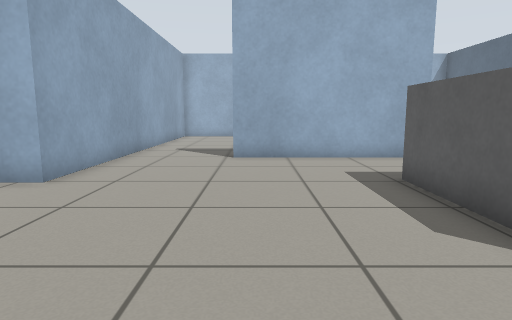
view 1 (above)

24 first-person views from a walk through a robot-simulator world made for Gazebo. The camera is 0.72 m above the floor, tilts 8° down and sees 75° across. The floor is counted in squares, 0.5 m on a side. Each view is taken from the middle of a square. On the plan, view 1 faces up. The plan holds only what a view shows up to about 15 squares ahead; the rest is blank. The place goes on beyond the plan. Robots are left out.

view 2
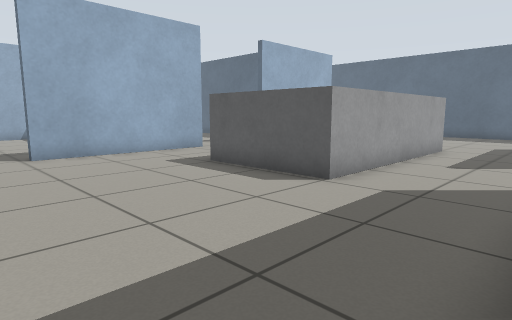

view 3
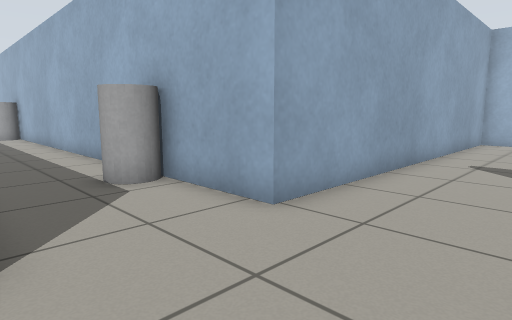

view 4
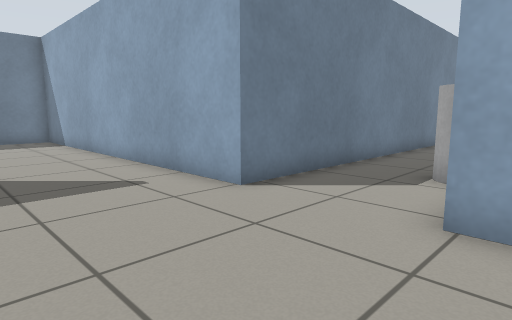

view 5
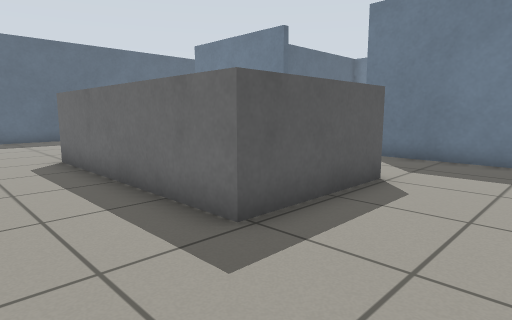

view 6
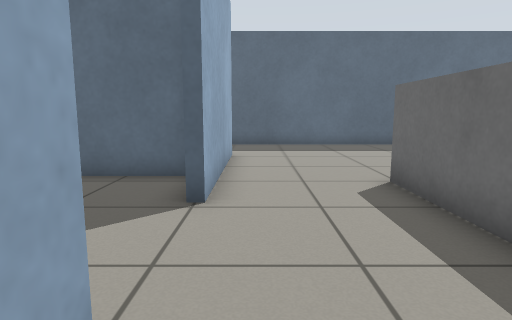

view 7
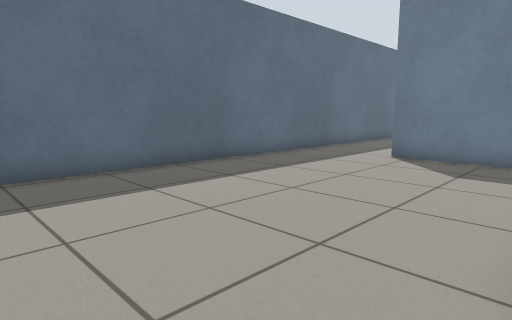

view 8
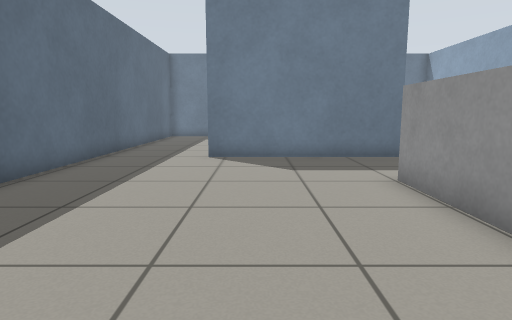

view 9
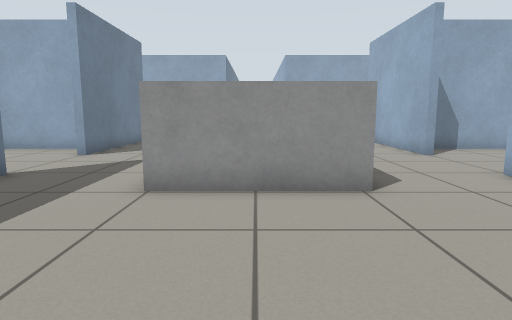

view 10
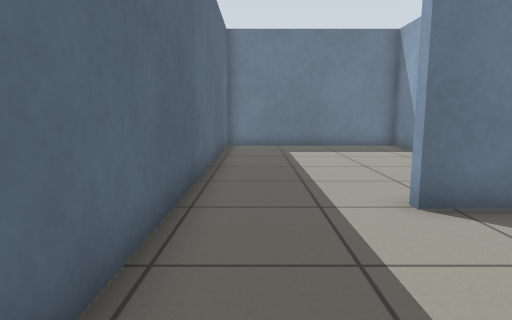

view 11
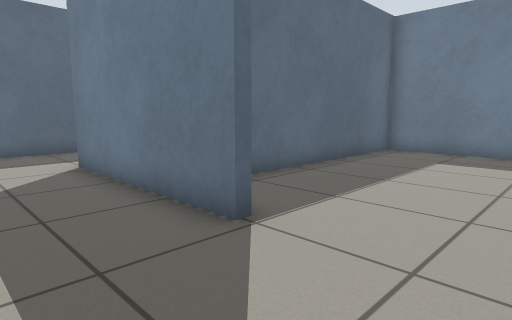

view 12
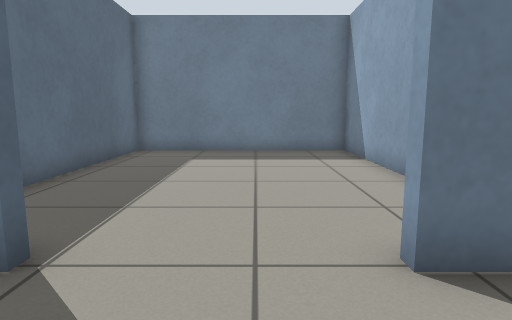

view 13
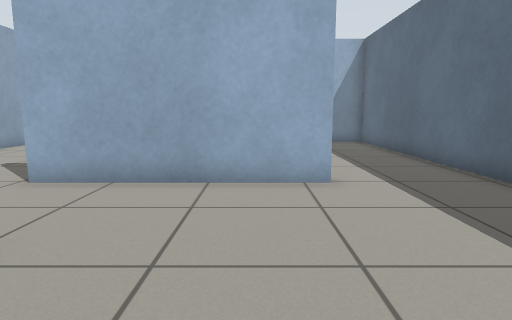

view 14
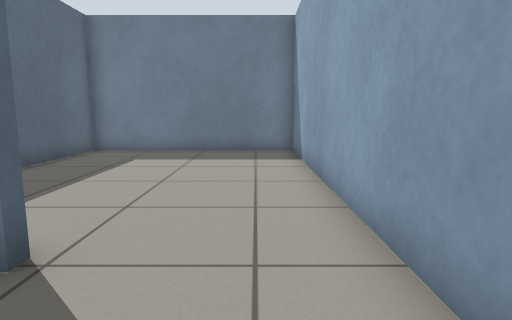

view 15
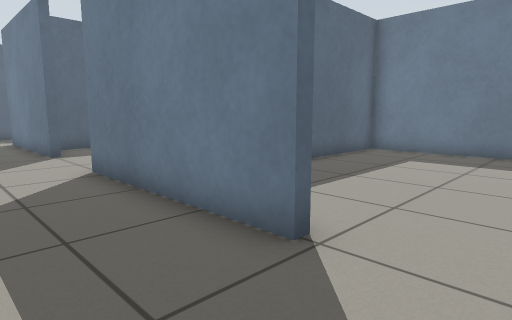

view 16
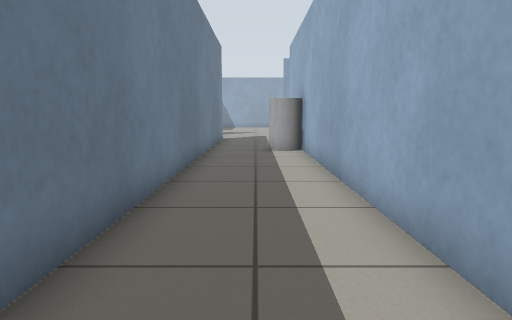

view 17
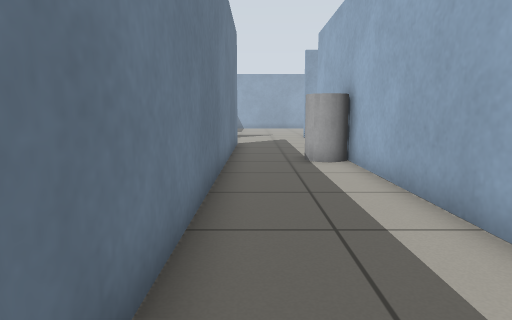

view 18
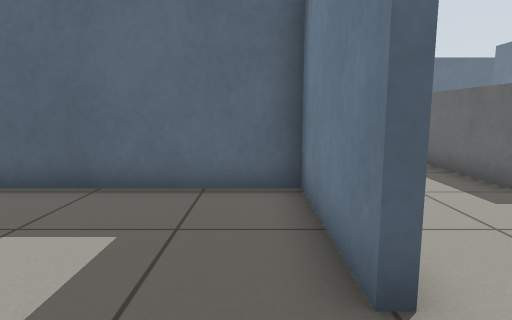

view 19
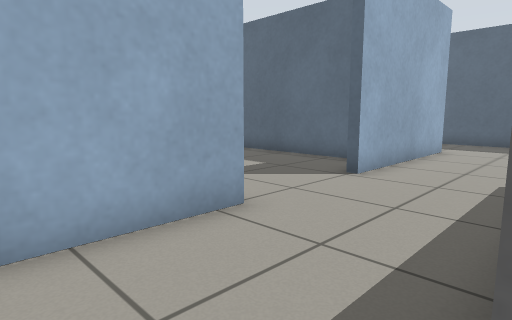

view 20
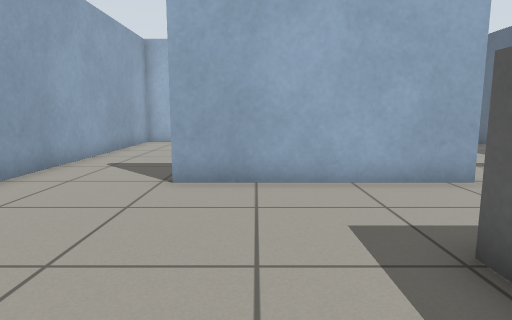

view 21
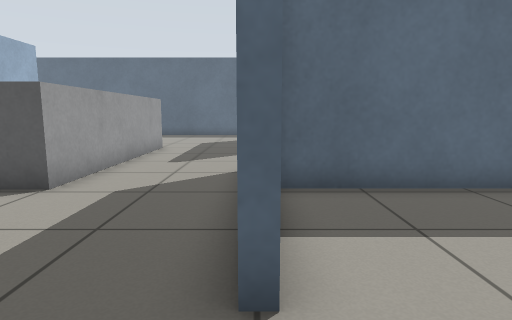

view 22
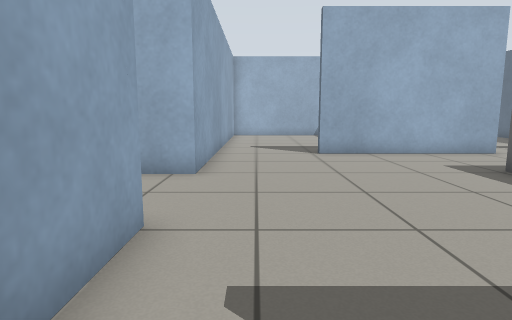

view 23
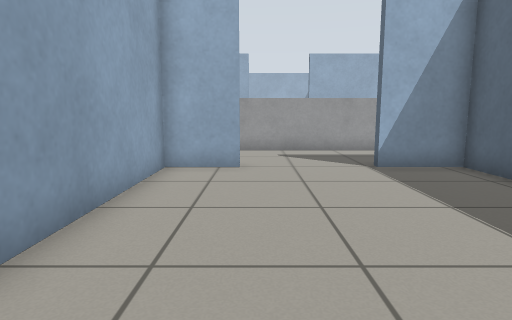

view 24
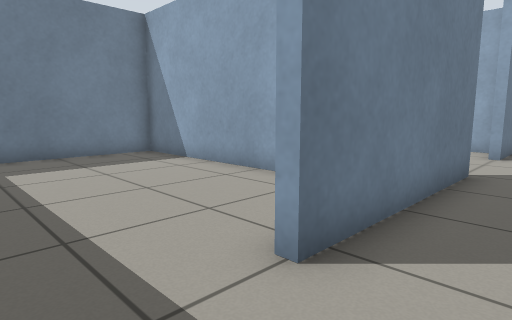

### Floor plan
Points are (right, up) in squares from view 1. A wall is a line through its corners. A room is listed if a view was taken in it or the views show most of it. See-through windows are left out.
Room 1 (views 1, 2, 3, 4, 5, 6, 7, 8, 9, 10, 11, 12, 13, 14, 15, 16, 17, 19, 20, 21, 22, 24)
walls: (5.6, 10.8) (-0.7, 10.8); (-0.7, -1.2) (-0.7, -0.9) (5.6, -0.9) (5.6, -1.2); (9.3, -1.2) (9.3, -0.9) (15.6, -0.9) (15.6, -1.2); (-4.4, 10.5) (-4.4, 6.8) (-25.5, 6.8); (15.6, 10.8) (9.2, 10.8); (19.3, -1.4) (19.3, 10.5); (-25.5, 3.1) (-4.4, 3.1) (-4.4, -1.4)
ways out: opening at (-2, 11) to room 2; opening at (7.5, -1) to room 3; opening at (-2, -1) to room 4; opening at (17, -1) to room 5; opening at (7.5, 11); opening at (17, 11)
objects: grey cylinder (-24, 6) to (-23, 6); grey cylinder (-9, 6) to (-8, 6); grey box (3, 3) to (11, 7)
Room 2 (view 18)
walls: (-0.7, 10.8) (-0.7, 11.1) (3.3, 11.1) (3.3, 16.6); (-4.4, 16.5) (-4.4, 10.5)
ways out: opening at (-2, 11) to room 1
Room 3 (view 23)
walls: (5.6, -1.2) (3.6, -1.2) (3.6, -10.9) (11.6, -10.9) (11.6, -1.2) (9.3, -1.2)
ways out: opening at (7.5, -1) to room 1
Room 4 (no view inside)
walls: (-4.4, -1.4) (-4.4, -10.9) (3.3, -10.9) (3.3, -1.4)
ways out: opening at (-2, -1) to room 1
Room 5 (no view inside)
walls: (11.9, -4.4) (11.9, -10.9) (19.3, -10.9) (19.3, -1.4)
ways out: opening at (17, -1) to room 1

Where each view was taken, in squares from view 1:
view 1: 0 up, 0 right, facing up
view 2: 1 down, 3 left, facing up-right
view 3: 3 up, 1 left, facing up-left
view 4: 8 up, 0 right, facing down-left
view 5: 10 up, 0 right, facing down-right
view 6: 10 up, 4 right, facing right
view 7: 10 up, 11 right, facing down-right
view 8: 10 up, 14 right, facing down
view 9: 5 up, 17 right, facing left
view 10: 4 up, 18 right, facing down
view 11: 2 up, 6 right, facing down-right
view 12: 2 up, 7 right, facing down
view 13: 4 up, 14 right, facing up
view 14: 2 up, 3 left, facing down
view 15: 2 up, 3 left, facing down-right
view 16: 5 up, 10 left, facing left
view 17: 4 up, 13 left, facing left
view 18: 12 up, 3 left, facing right
view 19: 7 up, 2 right, facing up-right
view 20: 4 up, 1 right, facing up
view 21: 1 down, 3 left, facing right
view 22: 1 down, 3 left, facing up
view 23: 10 down, 6 right, facing up
view 24: 1 up, 18 right, facing down-left
